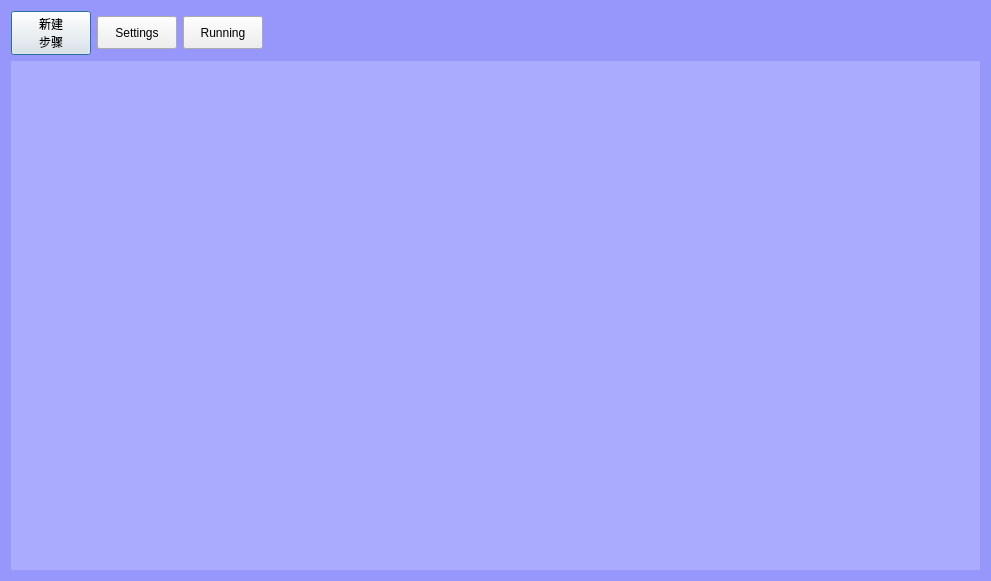
<?xml version="1.0" encoding="UTF-8"?>
<ui version="4.0">
 <class>MainDialog</class>
 <widget class="QDialog" name="MainDialog">
  <property name="geometry">
   <rect>
    <x>0</x>
    <y>0</y>
    <width>991</width>
    <height>581</height>
   </rect>
  </property>
  <property name="windowTitle">
   <string>Dialog</string>
  </property>
  <property name="styleSheet">
   <string notr="true">QDialog
{
	background-color:rgb(150,150,251);
}</string>
  </property>
  <layout class="QGridLayout" name="gridLayout_2">
   <item row="0" column="0">
    <widget class="QPushButton" name="btnNewSetup">
     <property name="minimumSize">
      <size>
       <width>0</width>
       <height>33</height>
      </size>
     </property>
     <property name="styleSheet">
      <string notr="true">font: 10pt &quot;楷体&quot;;</string>
     </property>
     <property name="text">
      <string>新建
步骤</string>
     </property>
    </widget>
   </item>
   <item row="0" column="1">
    <widget class="QPushButton" name="btnSettings">
     <property name="minimumSize">
      <size>
       <width>0</width>
       <height>33</height>
      </size>
     </property>
     <property name="styleSheet">
      <string notr="true">font: 12pt &quot;楷体&quot;;</string>
     </property>
     <property name="text">
      <string>Settings</string>
     </property>
    </widget>
   </item>
   <item row="0" column="2">
    <widget class="QPushButton" name="btnRunning">
     <property name="minimumSize">
      <size>
       <width>0</width>
       <height>33</height>
      </size>
     </property>
     <property name="styleSheet">
      <string notr="true">font: 12pt &quot;楷体&quot;;</string>
     </property>
     <property name="text">
      <string>Running</string>
     </property>
    </widget>
   </item>
   <item row="0" column="3">
    <spacer name="horizontalSpacer">
     <property name="orientation">
      <enum>Qt::Horizontal</enum>
     </property>
     <property name="sizeHint" stdset="0">
      <size>
       <width>662</width>
       <height>20</height>
      </size>
     </property>
    </spacer>
   </item>
   <item row="1" column="0" colspan="4">
    <widget class="QStackedWidget" name="stackedWidget">
     <property name="styleSheet">
      <string notr="true">background-color: rgb(170, 170, 255);</string>
     </property>
     <widget class="QWidget" name="page">
      <layout class="QGridLayout" name="gridLayout">
       <item row="0" column="0">
        <layout class="QHBoxLayout" name="horizontalLayout">
         <item>
          <widget class="QWidget" name="widget" native="true">
           <property name="minimumSize">
            <size>
             <width>0</width>
             <height>200</height>
            </size>
           </property>
           <property name="maximumSize">
            <size>
             <width>6666666</width>
             <height>213</height>
            </size>
           </property>
          </widget>
         </item>
         <item>
          <spacer name="horizontalSpacer_7">
           <property name="orientation">
            <enum>Qt::Horizontal</enum>
           </property>
           <property name="sizeHint" stdset="0">
            <size>
             <width>17</width>
             <height>20</height>
            </size>
           </property>
          </spacer>
         </item>
         <item>
          <widget class="QWidget" name="widget_2" native="true">
           <property name="minimumSize">
            <size>
             <width>0</width>
             <height>200</height>
            </size>
           </property>
           <property name="maximumSize">
            <size>
             <width>16777215</width>
             <height>213</height>
            </size>
           </property>
          </widget>
         </item>
         <item>
          <spacer name="horizontalSpacer_3">
           <property name="orientation">
            <enum>Qt::Horizontal</enum>
           </property>
           <property name="sizeHint" stdset="0">
            <size>
             <width>17</width>
             <height>20</height>
            </size>
           </property>
          </spacer>
         </item>
         <item>
          <widget class="QWidget" name="widget_3" native="true">
           <property name="minimumSize">
            <size>
             <width>0</width>
             <height>200</height>
            </size>
           </property>
           <property name="maximumSize">
            <size>
             <width>16777215</width>
             <height>213</height>
            </size>
           </property>
          </widget>
         </item>
         <item>
          <widget class="QWidget" name="widget_4" native="true">
           <property name="minimumSize">
            <size>
             <width>0</width>
             <height>200</height>
            </size>
           </property>
           <property name="maximumSize">
            <size>
             <width>16777215</width>
             <height>213</height>
            </size>
           </property>
          </widget>
         </item>
         <item>
          <spacer name="horizontalSpacer_2">
           <property name="orientation">
            <enum>Qt::Horizontal</enum>
           </property>
           <property name="sizeHint" stdset="0">
            <size>
             <width>17</width>
             <height>20</height>
            </size>
           </property>
          </spacer>
         </item>
        </layout>
       </item>
       <item row="1" column="0">
        <layout class="QHBoxLayout" name="horizontalLayout_2">
         <item>
          <widget class="QWidget" name="widget_5" native="true">
           <property name="minimumSize">
            <size>
             <width>218</width>
             <height>0</height>
            </size>
           </property>
           <property name="maximumSize">
            <size>
             <width>213</width>
             <height>16777215</height>
            </size>
           </property>
          </widget>
         </item>
         <item>
          <spacer name="horizontalSpacer_4">
           <property name="orientation">
            <enum>Qt::Horizontal</enum>
           </property>
           <property name="sizeHint" stdset="0">
            <size>
             <width>18</width>
             <height>20</height>
            </size>
           </property>
          </spacer>
         </item>
         <item>
          <widget class="QWidget" name="widget_8" native="true">
           <property name="minimumSize">
            <size>
             <width>218</width>
             <height>0</height>
            </size>
           </property>
           <property name="maximumSize">
            <size>
             <width>16777215</width>
             <height>213</height>
            </size>
           </property>
          </widget>
         </item>
         <item>
          <spacer name="horizontalSpacer_5">
           <property name="orientation">
            <enum>Qt::Horizontal</enum>
           </property>
           <property name="sizeHint" stdset="0">
            <size>
             <width>18</width>
             <height>20</height>
            </size>
           </property>
          </spacer>
         </item>
         <item>
          <widget class="QWidget" name="widget_7" native="true">
           <property name="minimumSize">
            <size>
             <width>218</width>
             <height>200</height>
            </size>
           </property>
           <property name="maximumSize">
            <size>
             <width>16777215</width>
             <height>213</height>
            </size>
           </property>
          </widget>
         </item>
         <item>
          <widget class="QWidget" name="widget_6" native="true">
           <property name="minimumSize">
            <size>
             <width>218</width>
             <height>200</height>
            </size>
           </property>
           <property name="maximumSize">
            <size>
             <width>16777215</width>
             <height>213</height>
            </size>
           </property>
          </widget>
         </item>
         <item>
          <spacer name="horizontalSpacer_6">
           <property name="orientation">
            <enum>Qt::Horizontal</enum>
           </property>
           <property name="sizeHint" stdset="0">
            <size>
             <width>18</width>
             <height>20</height>
            </size>
           </property>
          </spacer>
         </item>
        </layout>
       </item>
       <item row="2" column="0">
        <spacer name="verticalSpacer">
         <property name="orientation">
          <enum>Qt::Vertical</enum>
         </property>
         <property name="sizeHint" stdset="0">
          <size>
           <width>20</width>
           <height>84</height>
          </size>
         </property>
        </spacer>
       </item>
      </layout>
     </widget>
     <widget class="QWidget" name="page_2">
      <layout class="QGridLayout" name="gridLayout_3">
       <item row="0" column="0">
        <layout class="QHBoxLayout" name="horizontalLayout_3">
         <item>
          <widget class="QWidget" name="widgetRun1" native="true">
           <property name="minimumSize">
            <size>
             <width>88</width>
             <height>88</height>
            </size>
           </property>
           <property name="maximumSize">
            <size>
             <width>888888</width>
             <height>213</height>
            </size>
           </property>
          </widget>
         </item>
         <item>
          <spacer name="horizontalSpacer_8">
           <property name="orientation">
            <enum>Qt::Horizontal</enum>
           </property>
           <property name="sizeHint" stdset="0">
            <size>
             <width>40</width>
             <height>20</height>
            </size>
           </property>
          </spacer>
         </item>
         <item>
          <widget class="QWidget" name="widgetRun2" native="true">
           <property name="minimumSize">
            <size>
             <width>88</width>
             <height>88</height>
            </size>
           </property>
           <property name="maximumSize">
            <size>
             <width>888888</width>
             <height>213</height>
            </size>
           </property>
          </widget>
         </item>
         <item>
          <spacer name="horizontalSpacer_9">
           <property name="orientation">
            <enum>Qt::Horizontal</enum>
           </property>
           <property name="sizeHint" stdset="0">
            <size>
             <width>40</width>
             <height>20</height>
            </size>
           </property>
          </spacer>
         </item>
         <item>
          <widget class="QWidget" name="widgetRun3" native="true">
           <property name="minimumSize">
            <size>
             <width>88</width>
             <height>88</height>
            </size>
           </property>
           <property name="maximumSize">
            <size>
             <width>888888</width>
             <height>213</height>
            </size>
           </property>
          </widget>
         </item>
         <item>
          <spacer name="horizontalSpacer_10">
           <property name="orientation">
            <enum>Qt::Horizontal</enum>
           </property>
           <property name="sizeHint" stdset="0">
            <size>
             <width>40</width>
             <height>20</height>
            </size>
           </property>
          </spacer>
         </item>
         <item>
          <widget class="QWidget" name="widgetRun4" native="true">
           <property name="minimumSize">
            <size>
             <width>88</width>
             <height>88</height>
            </size>
           </property>
           <property name="maximumSize">
            <size>
             <width>888888</width>
             <height>213</height>
            </size>
           </property>
          </widget>
         </item>
         <item>
          <spacer name="horizontalSpacer_11">
           <property name="orientation">
            <enum>Qt::Horizontal</enum>
           </property>
           <property name="sizeHint" stdset="0">
            <size>
             <width>40</width>
             <height>20</height>
            </size>
           </property>
          </spacer>
         </item>
        </layout>
       </item>
       <item row="1" column="0">
        <layout class="QHBoxLayout" name="horizontalLayout_4">
         <item>
          <widget class="QWidget" name="widgetRun5" native="true">
           <property name="minimumSize">
            <size>
             <width>88</width>
             <height>88</height>
            </size>
           </property>
           <property name="maximumSize">
            <size>
             <width>888888</width>
             <height>213</height>
            </size>
           </property>
          </widget>
         </item>
         <item>
          <spacer name="horizontalSpacer_12">
           <property name="orientation">
            <enum>Qt::Horizontal</enum>
           </property>
           <property name="sizeHint" stdset="0">
            <size>
             <width>40</width>
             <height>20</height>
            </size>
           </property>
          </spacer>
         </item>
         <item>
          <widget class="QWidget" name="widgetRun6" native="true">
           <property name="minimumSize">
            <size>
             <width>88</width>
             <height>88</height>
            </size>
           </property>
           <property name="maximumSize">
            <size>
             <width>888888</width>
             <height>213</height>
            </size>
           </property>
          </widget>
         </item>
         <item>
          <spacer name="horizontalSpacer_13">
           <property name="orientation">
            <enum>Qt::Horizontal</enum>
           </property>
           <property name="sizeHint" stdset="0">
            <size>
             <width>40</width>
             <height>20</height>
            </size>
           </property>
          </spacer>
         </item>
         <item>
          <widget class="QWidget" name="widgetRun7" native="true">
           <property name="minimumSize">
            <size>
             <width>88</width>
             <height>88</height>
            </size>
           </property>
           <property name="maximumSize">
            <size>
             <width>888888</width>
             <height>213</height>
            </size>
           </property>
          </widget>
         </item>
         <item>
          <spacer name="horizontalSpacer_14">
           <property name="orientation">
            <enum>Qt::Horizontal</enum>
           </property>
           <property name="sizeHint" stdset="0">
            <size>
             <width>40</width>
             <height>20</height>
            </size>
           </property>
          </spacer>
         </item>
         <item>
          <widget class="QWidget" name="widgetRun8" native="true">
           <property name="minimumSize">
            <size>
             <width>88</width>
             <height>88</height>
            </size>
           </property>
           <property name="maximumSize">
            <size>
             <width>888888</width>
             <height>213</height>
            </size>
           </property>
          </widget>
         </item>
         <item>
          <spacer name="horizontalSpacer_15">
           <property name="orientation">
            <enum>Qt::Horizontal</enum>
           </property>
           <property name="sizeHint" stdset="0">
            <size>
             <width>40</width>
             <height>20</height>
            </size>
           </property>
          </spacer>
         </item>
        </layout>
       </item>
       <item row="2" column="0">
        <spacer name="verticalSpacer_2">
         <property name="orientation">
          <enum>Qt::Vertical</enum>
         </property>
         <property name="sizeHint" stdset="0">
          <size>
           <width>20</width>
           <height>62</height>
          </size>
         </property>
        </spacer>
       </item>
      </layout>
     </widget>
    </widget>
   </item>
  </layout>
 </widget>
 <resources/>
 <connections/>
</ui>
